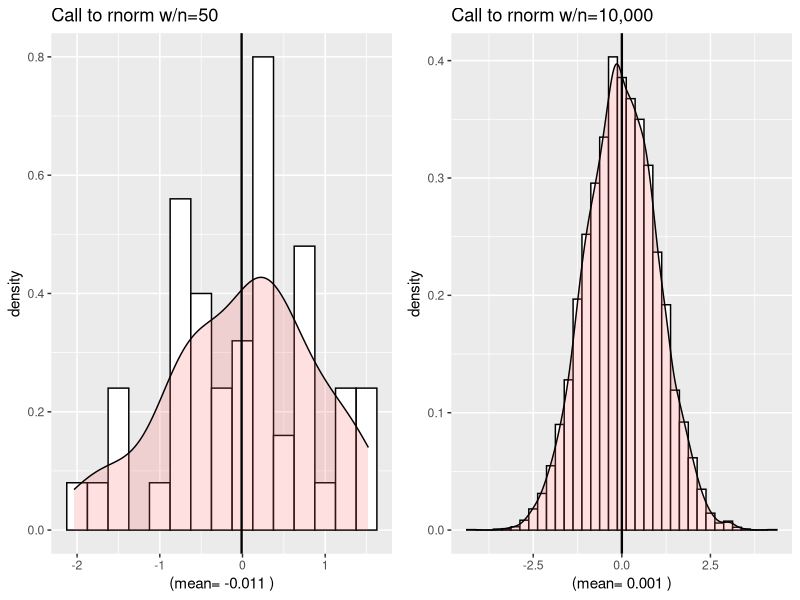
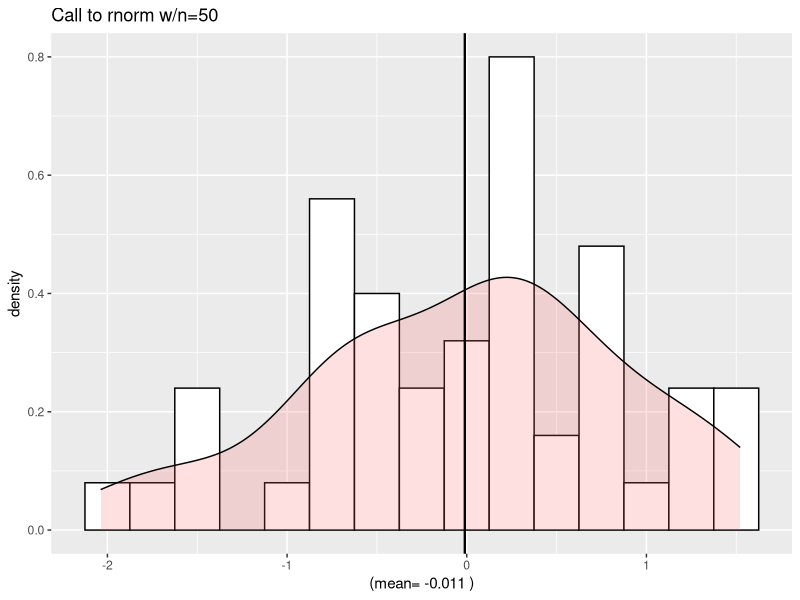
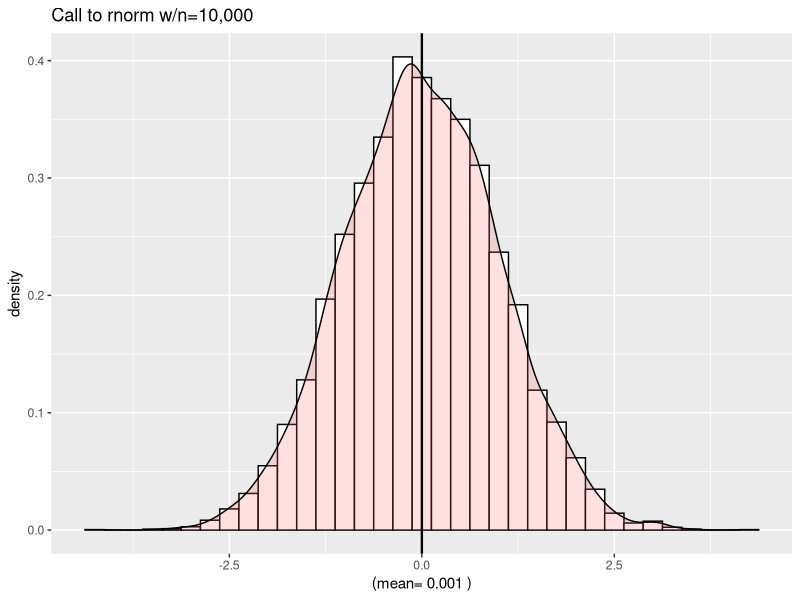

R code for these plots, in order:
## ---- chunk 1

    library(ggplot2)
    library(grid)

        x <- rnorm(50)
         y <- ggplot(data.frame(x), aes(x)) +
             geom_histogram(aes(y = ..density..),
                            binwidth=.25,
                            colour="black", fill="white") +
             xlab(paste("(mean=", as.character(round(mean(x),3)), ")")) +
             ggtitle("Call to rnorm w/n=50") +
             # Overlay density curve
             geom_density(alpha=.2, fill="#FF6666") +
             # Drop mean line
             geom_vline(aes(xintercept=mean(x)),
                        color="black", linetype="solid", size=.8)            
        x <- rnorm(10000)
         z <- ggplot(data.frame(x), aes(x)) +
             geom_histogram(aes(y = ..density..),
                            binwidth=.25,
                            colour="black", fill="white") +
             xlab(paste("(mean=", as.character(round(mean(x),3)), ")")) +
            ggtitle("Call to rnorm w/n=10,000") + 
            # Overlay density curve
             geom_density(alpha=.2, fill="#FF6666") +
             # Drop mean line
             geom_vline(aes(xintercept=mean(x)),
                        color="black", linetype="solid", size=.8)             
             
             
pushViewport(viewport(layout = grid.layout(1, 2)))
print(y, vp = viewport(layout.pos.row = 1, layout.pos.col = 1))
print(z, vp = viewport(layout.pos.row = 1, layout.pos.col = 2))

